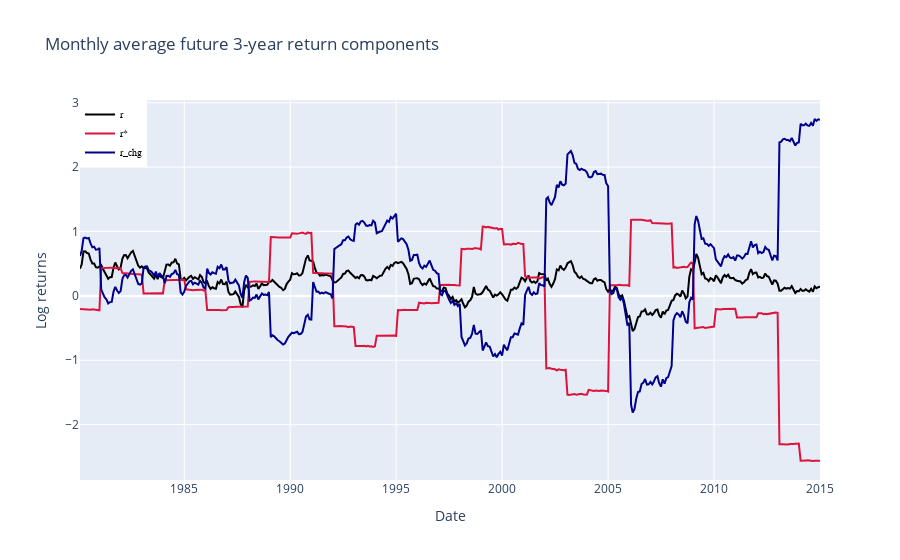

The notebook cell this image was saved under:
### Code cell
import plotly.graph_objects as go

fig = go.Figure()

fig.add_trace(go.Scatter(x=monthly_misp.index, y=monthly_misp['r_t+36'], name='r',
                         line=dict(color='black', width=2)))

fig.add_trace(go.Scatter(x=monthly_misp.index, y=monthly_misp['r*_t+36'], name='r*',
                         line=dict(color='crimson', width=2)))

fig.add_trace(go.Scatter(x=monthly_misp.index, y=monthly_misp['r_chg+36'], name='r_chg',
                         line=dict(color='darkblue', width=2)))

fig.update_layout(title='Monthly average future 3-year return components',
                   xaxis_title='Date',
                   yaxis_title='Log returns')

fig.update_layout(
    legend=dict(
        x=0,
        y=1,
        traceorder="normal",
        font=dict(
            family="sans-serif",
            size=10,
            color="black"
        ),
    )
)

fig.show()

### Figure 1 — Plotly figure (JSON) as saved in the notebook; plotly's stock layout.template omitted (floating-point values rounded to 4 significant figures; data arrays with more than 128 entries replaced by an {"elided": "..."} marker saying what was removed)
{"data": [{"line": {"color": "black", "width": 2}, "name": "r", "type": "scatter", "x": {"elided": "420 str values"}, "y": {"elided": "420 float values"}}, {"line": {"color": "crimson", "width": 2}, "name": "r*", "type": "scatter", "x": {"elided": "420 str values"}, "y": {"elided": "420 float values"}}, {"line": {"color": "darkblue", "width": 2}, "name": "r_chg", "type": "scatter", "x": {"elided": "420 str values"}, "y": {"elided": "420 float values"}}], "layout": {"legend": {"font": {"color": "black", "family": "sans-serif", "size": 10}, "traceorder": "normal", "x": 0, "y": 1}, "title": {"text": "Monthly average future 3-year return components"}, "xaxis": {"title": {"text": "Date"}}, "yaxis": {"title": {"text": "Log returns"}}}}
